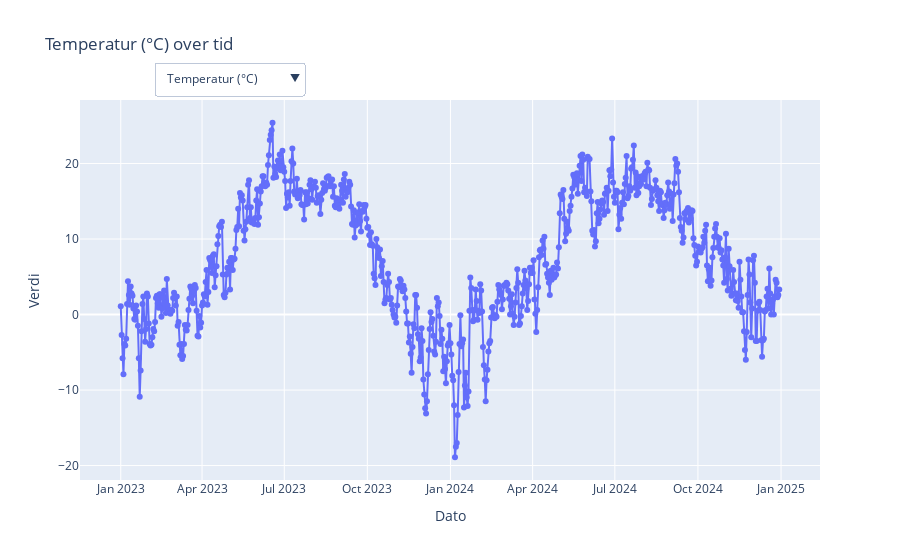

Here is the notebook cell this chart was saved with:
### Markdown cell above
# Interaktiv linjegraf med variabelvalg via dropdown-meny

Denne koden lager en interaktiv tidsserie-visualisering med Plotly, hvor brukeren kan velge én av fem værvariabler å vise over tid:

- Temperatur (°C)
- Lufttrykk (hPa)
- Nedbør (mm)
- Relativ fuktighet (%)
- Skydekke (oktas)

### Hvordan det fungerer:
- Alle fem variabler plottes som linjer, men bare én vises om gangen.
- Brukeren kan bruke en dropdown-meny til å bytte hvilken variabel som vises.
- Hover-verktøyet viser eksakt verdi for valgt variabel ved hver dato.

Dette gjør grafen oversiktlig, fleksibel og velegnet til å analysere flere tidsserier i én samlet visning – uten å overlese grafen med mange linjer samtidig.

### Code cell
# Oppretter et objekt med sti til datasettet
plotter = VærDataPlotter("../data/R_Sammenslaaing_uten_feil.csv")

# Kaller metoder for å lage grafer – velg det du vil se:

plotter.tegn_interaktiv_variabelvelger()

### Figure 1 — Plotly figure (JSON) as saved in the notebook; plotly's stock layout.template omitted (floating-point values rounded to 4 significant figures; data arrays with more than 128 entries replaced by an {"elided": "..."} marker saying what was removed)
{"data": [{"mode": "lines+markers", "name": "Temperatur (°C)", "type": "scatter", "visible": true, "x": {"elided": "730 str values"}, "y": {"elided": "730 float values"}}, {"mode": "lines+markers", "name": "Lufttrykk (hPa)", "type": "scatter", "visible": false, "x": {"elided": "730 str values"}, "y": {"elided": "730 float values"}}, {"mode": "lines+markers", "name": "Nedbør (mm)", "type": "scatter", "visible": false, "x": {"elided": "730 str values"}, "y": {"elided": "730 float values"}}, {"mode": "lines+markers", "name": "Relativ fuktighet (%)", "type": "scatter", "visible": false, "x": {"elided": "730 str values"}, "y": {"elided": "730 int values"}}, {"mode": "lines+markers", "name": "Skydekke (oktas)", "type": "scatter", "visible": false, "x": {"elided": "730 str values"}, "y": {"elided": "730 float values"}}], "layout": {"hovermode": "x unified", "title": {"text": "Temperatur (°C) over tid"}, "updatemenus": [{"active": 0, "buttons": [{"args": [{"visible": [true, false, false, false, false]}, {"title": "Temperatur (°C) over tid"}], "label": "Temperatur (°C)", "method": "update"}, {"args": [{"visible": [false, true, false, false, false]}, {"title": "Lufttrykk (hPa) over tid"}], "label": "Lufttrykk (hPa)", "method": "update"}, {"args": [{"visible": [false, false, true, false, false]}, {"title": "Nedbør (mm) over tid"}], "label": "Nedbør (mm)", "method": "update"}, {"args": [{"visible": [false, false, false, true, false]}, {"title": "Relativ fuktighet (%) over tid"}], "label": "Relativ fuktighet (%)", "method": "update"}, {"args": [{"visible": [false, false, false, false, true]}, {"title": "Skydekke (oktas) over tid"}], "label": "Skydekke (oktas)", "method": "update"}], "x": 0.1, "xanchor": "left", "y": 1.1, "yanchor": "top"}], "xaxis": {"title": {"text": "Dato"}}, "yaxis": {"title": {"text": "Verdi"}}}}
